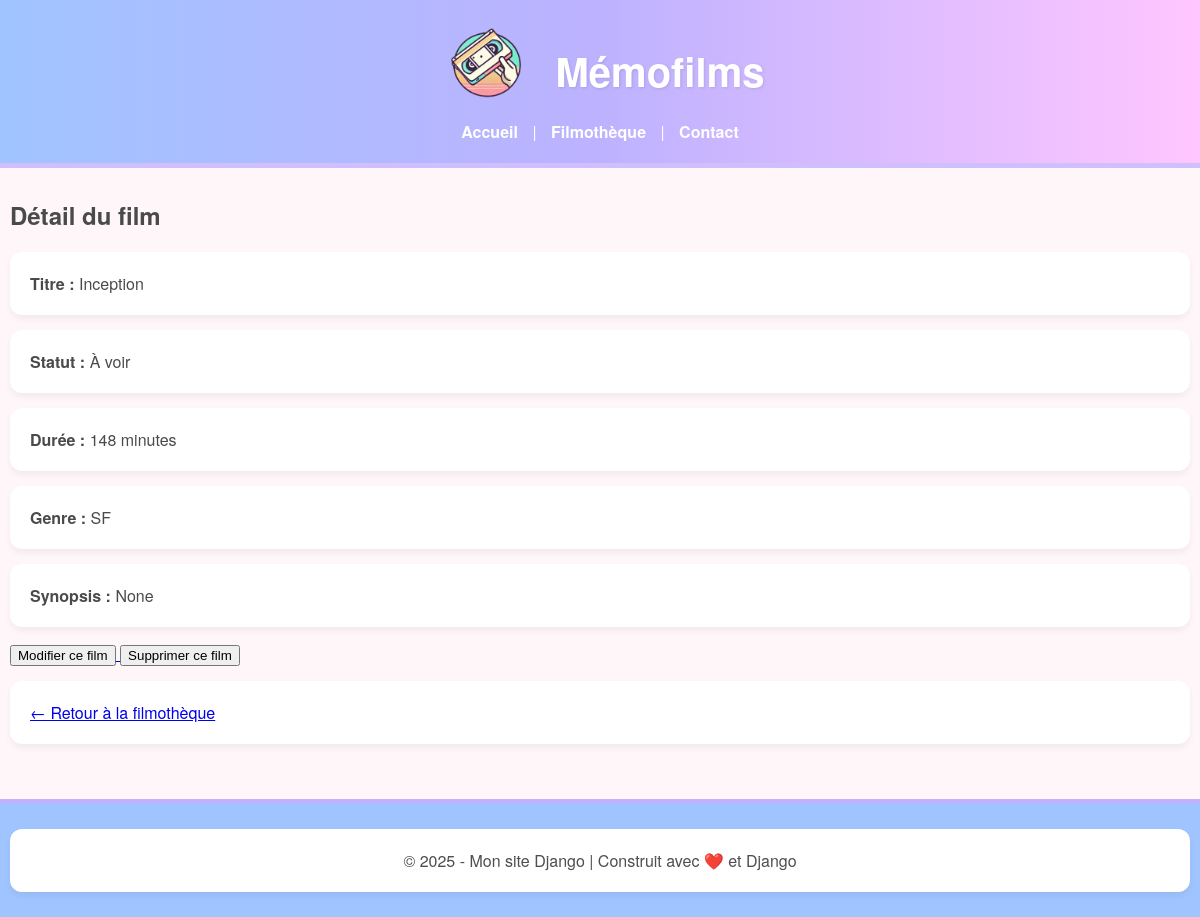
Screenshot of /filmotheque/4/ with the database file from the repository.
### listings/models.py (models this page shows, shortened)
class Film(models.Model): # .Model => classe de base des modèles
    STATUT_CHOICES = [
        ('VU', 'Vu'),
        ('AVOIR', 'À voir'),
    ]
    statut = models.CharField(
        max_length=6,
        choices=STATUT_CHOICES,
        default='AVOIR'
    )
    name = models.CharField(max_length=100)
    date_sortie = models.IntegerField(
        null=True,
        blank=True,
        validators=[
            MinValueValidator(1800),
            MaxValueValidator(current_year + 1)
            ]
    )
    duree = models.IntegerField(null=True, blank=True)
    genre = models.CharField(max_length=20)
    synopsis = models.URLField(null=True, blank=True)
    class Meta:
        unique_together = ('name', 'date_sortie')  # pour éviter les doublons exacts

### listings/views.py (the view)
# urls.py: path('filmotheque/<int:film_id>/', views.film_detail, name='film_detail'),
def film_detail(request, film_id):
    film = Film.objects.get(id=film_id)
    return render(request,
                  'listings/film_detail.html',
                  {'film': film})

### listings/templates/listings/film_detail.html (shortened to what this page needs)
<!DOCTYPE html>
{% extends 'listings/base.html' %}
{% block content %}
<h2>Détail du film</h2>
<p><strong>Titre :</strong> {{ film.name }}</p>
<p><strong>Statut :</strong> {{ film.get_statut_display }}</p>
<p><strong>Durée :</strong> {{ film.duree }} minutes</p>
<p><strong>Genre :</strong> {{ film.genre }}</p>
<p><strong>Synopsis :</strong> {{ film.synopsis }}</p>
<a href="{% url 'modifier_film' film.id %}">
    <button type="button">Modifier ce film</button>
</a>
<form action="{% url 'supprimer_film' film.id %}" method="post" style="display:inline;">
    <button type="submit" onclick="return confirm('Supprimer ce film ?');">Supprimer ce film</button>
</form>
<p><a href="{% url 'filmotheque' %}">← Retour à la filmothèque</a></p>
{% endblock %}

### listings/static/listings/styles.css (style rules this page uses)
body { font-family: 'Helvetica Neue', Arial, sans-serif; margin: 0; padding: 0; background-color: #fef6f9; color: #4a4a4a; }
p { background-color: white; margin: 15px 0; padding: 20px; border-radius: 12px; box-shadow: 0 4px 6px rgba(0,0,0,0.05); transition: transform 0.2s ease; }

### rows the page displays
Film: name "Inception", statut "À voir", duree "148", genre "SF", synopsis "None"
